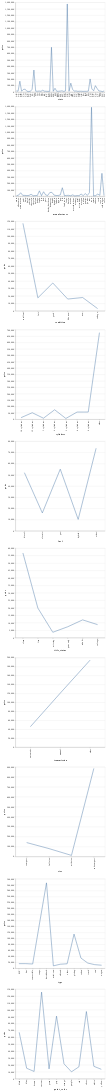

The notebook cell saved with this chart:
### Markdown cell above
#### Market Price by Categorical Variables

### Code cell
categorical_features = ['state','manufacturer', 'condition', 'cylinders', 'fuel',
                        'title_status', 'transmission', 'size', 'type', 'paint_color']

categorical_encodings = ['state','manufacturer', 'condition', 'cylinders', 'fuel',
                        'title_status', 'transmission', 'size', 'type', 'paint_color']

base = alt.Chart().mark_line().encode(
    alt.Y('price:Q')
).properties(
    width=400,
    height=400
)

chart = alt.vconcat()
for i in range(len(categorical_features)):
        vehicles_graph = vehicles[['price', categorical_features[i]]].groupby(by = categorical_features[i])\
                                                                     .mean()\
                                                                     .reset_index()
        row = alt.hconcat(data = vehicles_graph)
        row |= base.encode(alt.X(categorical_encodings[i]))
        
        chart &= row
        
chart

### Figure 1 — Vega-Lite specification as saved in the notebook (floating-point values rounded to 4 significant figures)
{"$schema": "https://vega.github.io/schema/vega-lite/v3.4.0.json", "config": {"mark": {"tooltip": null}, "view": {"height": 300, "width": 400}}, "data": {"name": "data-87941fe7da0d4a4c7a21691d39b6efa5"}, "datasets": {"data-07ef9eb875ad850a161ba952bf7ad15e": [{"paint_color": "black", "price": 67440.0}, {"paint_color": "blue", "price": 15270.0}, {"paint_color": "brown", "price": 10650.0}, {"paint_color": "custom", "price": 125700.0}, {"paint_color": "green", "price": 14360.0}, {"paint_color": "grey", "price": 90870.0}, {"paint_color": "orange", "price": 21690.0}, {"paint_color": "purple", "price": 10100.0}, {"paint_color": "red", "price": 17370.0}, {"paint_color": "silver", "price": 97590.0}, {"paint_color": "white", "price": 18080.0}, {"paint_color": "yellow", "price": 13750.0}], "data-0df294adf2d66fef571a825e41bcdeb6": [{"price": 45880.0, "transmission": "automatic"}, {"price": 120800.0, "transmission": "manual"}, {"price": 194600.0, "transmission": "other"}], "data-5a76942ef9439e42daa64ddedbfb1b6f": [{"manufacturer": "acura", "price": 8751.0}, {"manufacturer": "alfa-romeo", "price": 15960.0}, {"manufacturer": "aston-martin", "price": 54110.0}, {"manufacturer": "audi", "price": 13560.0}, {"manufacturer": "bmw", "price": 12750.0}, {"manufacturer": "buick", "price": 10140}, {"manufacturer": "cadillac", "price": 12320.0}, {"manufacturer": "chevrolet", "price": 30780.0}, {"manufacturer": "chrysler", "price": 7469.0}, {"manufacturer": "datsun", "price": 10480.0}, {"manufacturer": "dodge", "price": 11070.0}, {"manufacturer": "ferrari", "price": 84000.0}, {"manufacturer": "fiat", "price": 8291.0}, {"manufacturer": "ford", "price": 69930.0}, {"manufacturer": "gmc", "price": 19800.0}, {"manufacturer": "harley-davidson", "price": 12310.0}, {"manufacturer": "hennessey", "price": 58370.0}, {"manufacturer": "honda", "price": 60290.0}, {"manufacturer": "hyundai", "price": 17970.0}, {"manufacturer": "infiniti", "price": 11200.0}, {"manufacturer": "jaguar", "price": 11630.0}, {"manufacturer": "jeep", "price": 18930.0}, {"manufacturer": "kia", "price": 132900.0}, {"manufacturer": "land rover", "price": 8853.0}, {"manufacturer": "lexus", "price": 12400.0}, {"manufacturer": "lincoln", "price": 13620.0}, {"manufacturer": "mazda", "price": 7594.0}, {"manufacturer": "mercedes-benz", "price": 21110.0}, {"manufacturer": "mercury", "price": 4135.0}, {"manufacturer": "mini", "price": 9909.0}, {"manufacturer": "mitsubishi", "price": 8067.0}, {"manufacturer": "morgan", "price": 34600}, {"manufacturer": "nissan", "price": 9878.0}, {"manufacturer": "pontiac", "price": 40610.0}, {"manufacturer": "porche", "price": 13444}, {"manufacturer": "ram", "price": 54720.0}, {"manufacturer": "rover", "price": 1390000.0}, {"manufacturer": "saturn", "price": 3482.0}, {"manufacturer": "subaru", "price": 10850.0}, {"manufacturer": "tesla", "price": 33510.0}, {"manufacturer": "toyota", "price": 14120.0}, {"manufacturer": "volkswagen", "price": 357700.0}, {"manufacturer": "volvo", "price": 10110.0}], "data-5f5a87bdb520b62330687b3ebbe073fd": [{"fuel": "diesel", "price": 51960.0}, {"fuel": "electric", "price": 16010.0}, {"fuel": "gas", "price": 55120.0}, {"fuel": "hybrid", "price": 10230.0}, {"fuel": "other", "price": 73760.0}], "data-616eb1d7c0daf7a9f7aba659b257297f": [{"price": 56740.0, "title_status": "clean"}, {"price": 19890.0, "title_status": "lien"}, {"price": 3652.0, "title_status": "missing"}, {"price": 7341.0, "title_status": "parts only"}, {"price": 11950.0, "title_status": "rebuilt"}, {"price": 8772.0, "title_status": "salvage"}], "data-87941fe7da0d4a4c7a21691d39b6efa5": [{"price": 18310.0, "state": "AK"}, {"price": 13950.0, "state": "AL"}, {"price": 169300.0, "state": "AR"}, {"price": 12860.0, "state": "AZ"}, {"price": 40650.0, "state": "CA"}, {"price": 45190.0, "state": "CO"}, {"price": 12870.0, "state": "CT"}, {"price": 9760.0, "state": "DC"}, {"price": 11590.0, "state": "DE"}, {"price": 43940.0, "state": "FL"}, {"price": 344200.0, "state": "GA"}, {"price": 14630.0, "state": "HI"}, {"price": 12720.0, "state": "IA"}, {"price": 16170.0, "state": "ID"}, {"price": 11470.0, "state": "IL"}, {"price": 28160.0, "state": "IN"}, {"price": 14340.0, "state": "KS"}, {"price": 12460.0, "state": "KY"}, {"price": 10800.0, "state": "LA"}, {"price": 11370.0, "state": "MA"}, {"price": 699900.0, "state": "MD"}, {"price": 11650.0, "state": "ME"}, {"price": 58930.0, "state": "MI"}, {"price": 12430.0, "state": "MN"}, {"price": 12800.0, "state": "MO"}, {"price": 15160.0, "state": "MS"}, {"price": 19950.0, "state": "MT"}, {"price": 10180.0, "state": "NC"}, {"price": 17690.0, "state": "ND"}, {"price": 1376000.0, "state": "NE"}, {"price": 12000.0, "state": "NH"}, {"price": 138800.0, "state": "NJ"}, {"price": 43660.0, "state": "NM"}, {"price": 14270.0, "state": "NV"}, {"price": 17850.0, "state": "NY"}, {"price": 11140.0, "state": "OH"}, {"price": 13170.0, "state": "OK"}, {"price": 13050.0, "state": "OR"}, {"price": 10550.0, "state": "PA"}, {"price": 12020.0, "state": "RI"}, {"price": 12230.0, "state": "SC"}, {"price": 14990.0, "state": "SD"}, {"price": 205100.0, "state": "TN"}, {"price": 47440.0, "state": "TX"}, {"price": 20180.0, "state": "UT"}, {"price": 99960.0, "state": "VA"}, {"price": 55460.0, "state": "VT"}, {"price": 16830.0, "state": "WA"}, {"price": 14780.0, "state": "WI"}, {"price": 8025.0, "state": "WV"}, {"price": 17330.0, "state": "WY"}], "data-a9fb9ac534029cd61574896e24cf09b4": [{"price": 140600.0, "size": "compact"}, {"price": 80000.0, "size": "full-size"}, {"price": 11830.0, "size": "mid-size"}, {"price": 885600.0, "size": "sub-compact"}], "data-b13d69e7727398f5e334e357217c2e29": [{"condition": "excellent", "price": 117300.0}, {"condition": "fair", "price": 17500.0}, {"condition": "good", "price": 37400.0}, {"condition": "like new", "price": 15880.0}, {"condition": "new", "price": 17920.0}, {"condition": "salvage", "price": 3106.0}], "data-c7e4c151a57d488ec2e187e125326dfc": [{"price": 15810.0, "type": "SUV"}, {"price": 15800.0, "type": "bus"}, {"price": 14560.0, "type": "convertible"}, {"price": 151700.0, "type": "coupe"}, {"price": 286200.0, "type": "hatchback"}, {"price": 8336.0, "type": "mini-van"}, {"price": 13790.0, "type": "offroad"}, {"price": 15270.0, "type": "other"}, {"price": 114700.0, "type": "pickup"}, {"price": 34500.0, "type": "sedan"}, {"price": 17650.0, "type": "truck"}, {"price": 12400.0, "type": "van"}, {"price": 10470.0, "type": "wagon"}], "data-f43143306191c1e92d75fbd9c3d8768a": [{"cylinders": "10 cylinders", "price": 13100.0}, {"cylinders": "12 cylinders", "price": 51590.0}, {"cylinders": "3 cylinders", "price": 8727.0}, {"cylinders": "4 cylinders", "price": 74680.0}, {"cylinders": "5 cylinders", "price": 6783.0}, {"cylinders": "6 cylinders", "price": 56700.0}, {"cylinders": "8 cylinders", "price": 56880.0}, {"cylinders": "other", "price": 677300.0}]}, "vconcat": [{"hconcat": [{"encoding": {"x": {"field": "state", "type": "nominal"}, "y": {"field": "price", "type": "quantitative"}}, "height": 400, "mark": "line", "width": 400}]}, {"data": {"name": "data-5a76942ef9439e42daa64ddedbfb1b6f"}, "hconcat": [{"encoding": {"x": {"field": "manufacturer", "type": "nominal"}, "y": {"field": "price", "type": "quantitative"}}, "height": 400, "mark": "line", "width": 400}]}, {"data": {"name": "data-b13d69e7727398f5e334e357217c2e29"}, "hconcat": [{"encoding": {"x": {"field": "condition", "type": "nominal"}, "y": {"field": "price", "type": "quantitative"}}, "height": 400, "mark": "line", "width": 400}]}, {"data": {"name": "data-f43143306191c1e92d75fbd9c3d8768a"}, "hconcat": [{"encoding": {"x": {"field": "cylinders", "type": "nominal"}, "y": {"field": "price", "type": "quantitative"}}, "height": 400, "mark": "line", "width": 400}]}, {"data": {"name": "data-5f5a87bdb520b62330687b3ebbe073fd"}, "hconcat": [{"encoding": {"x": {"field": "fuel", "type": "nominal"}, "y": {"field": "price", "type": "quantitative"}}, "height": 400, "mark": "line", "width": 400}]}, {"data": {"name": "data-616eb1d7c0daf7a9f7aba659b257297f"}, "hconcat": [{"encoding": {"x": {"field": "title_status", "type": "nominal"}, "y": {"field": "price", "type": "quantitative"}}, "height": 400, "mark": "line", "width": 400}]}, {"data": {"name": "data-0df294adf2d66fef571a825e41bcdeb6"}, "hconcat": [{"encoding": {"x": {"field": "transmission", "type": "nominal"}, "y": {"field": "price", "type": "quantitative"}}, "height": 400, "mark": "line", "width": 400}]}, {"data": {"name": "data-a9fb9ac534029cd61574896e24cf09b4"}, "hconcat": [{"encoding": {"x": {"field": "size", "type": "nominal"}, "y": {"field": "price", "type": "quantitative"}}, "height": 400, "mark": "line", "width": 400}]}, {"data": {"name": "data-c7e4c151a57d488ec2e187e125326dfc"}, "hconcat": [{"encoding": {"x": {"field": "type", "type": "nominal"}, "y": {"field": "price", "type": "quantitative"}}, "height": 400, "mark": "line", "width": 400}]}, {"data": {"name": "data-07ef9eb875ad850a161ba952bf7ad15e"}, "hconcat": [{"encoding": {"x": {"field": "paint_color", "type": "nominal"}, "y": {"field": "price", "type": "quantitative"}}, "height": 400, "mark": "line", "width": 400}]}]}
